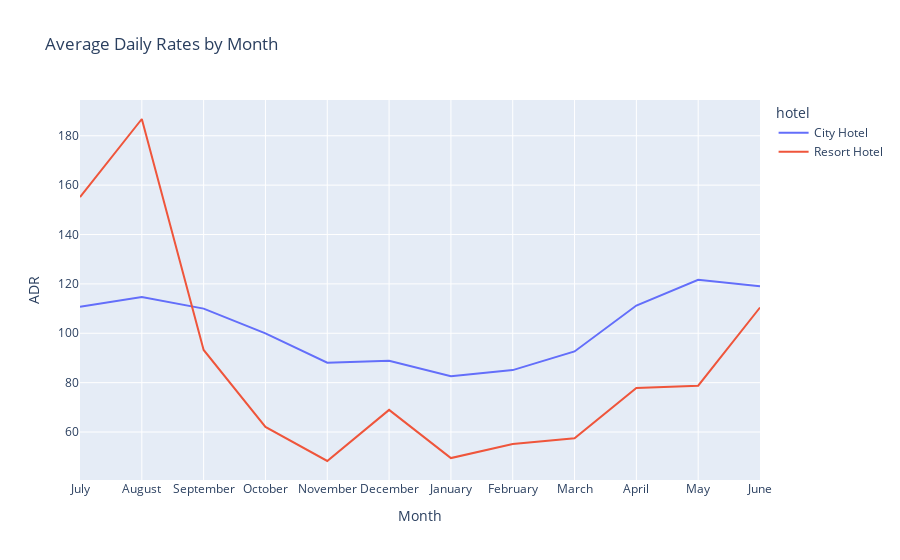

Notebook code for this chart:
### Markdown cell above
Analyzing top revenue-generating countries for hotels

### Code cell
conn_norm = create_connection('hotel_booking_norm.db')
cur = conn_norm.cursor()

sql = """
SELECT
    CASE
        WHEN strftime('%m', arrival_date) = '01' THEN 'January'
        WHEN strftime('%m', arrival_date) = '02' THEN 'February'
        WHEN strftime('%m', arrival_date) = '03' THEN 'March'
        WHEN strftime('%m', arrival_date) = '04' THEN 'April'
        WHEN strftime('%m', arrival_date) = '05' THEN 'May'
        WHEN strftime('%m', arrival_date) = '06' THEN 'June'
        WHEN strftime('%m', arrival_date) = '07' THEN 'July'
        WHEN strftime('%m', arrival_date) = '08' THEN 'August'
        WHEN strftime('%m', arrival_date) = '09' THEN 'September'
        WHEN strftime('%m', arrival_date) = '10' THEN 'October'
        WHEN strftime('%m', arrival_date) = '11' THEN 'November'
        WHEN strftime('%m', arrival_date) = '12' THEN 'December'
    END Month,
    hotel,
    round(avg(adr), 2) as ADR
FROM
    booking
GROUP BY
    Month, hotel
order by arrival_date;
"""

res = pd.read_sql_query(sql, conn_norm)
conn_norm.commit()
conn_norm.close()
# print(res)
fig = px.line(res, x='Month', y='ADR', color='hotel', title='Average Daily Rates by Month')
fig.show()

### Figure 1 — Plotly figure (JSON) as saved in the notebook; plotly's stock layout.template omitted (floating-point values rounded to 4 significant figures)
{"data": [{"hovertemplate": "hotel=City Hotel<br>Month=%{x}<br>ADR=%{y}<extra></extra>", "legendgroup": "City Hotel", "line": {"color": "#636efa", "dash": "solid"}, "marker": {"symbol": "circle"}, "mode": "lines", "name": "City Hotel", "orientation": "v", "showlegend": true, "type": "scatter", "x": ["July", "August", "September", "October", "November", "December", "January", "February", "March", "April", "May", "June"], "xaxis": "x", "y": [110.7, 114.7, 110, 99.97, 88.07, 88.83, 82.63, 85.09, 92.64, 111.2, 121.6, 119.1], "yaxis": "y"}, {"hovertemplate": "hotel=Resort Hotel<br>Month=%{x}<br>ADR=%{y}<extra></extra>", "legendgroup": "Resort Hotel", "line": {"color": "#EF553B", "dash": "solid"}, "marker": {"symbol": "circle"}, "mode": "lines", "name": "Resort Hotel", "orientation": "v", "showlegend": true, "type": "scatter", "x": ["July", "August", "September", "October", "November", "December", "January", "February", "March", "April", "May", "June"], "xaxis": "x", "y": [155.2, 186.8, 93.25, 62.1, 48.27, 68.98, 49.46, 55.17, 57.52, 77.85, 78.76, 110.4], "yaxis": "y"}], "layout": {"legend": {"title": {"text": "hotel"}, "tracegroupgap": 0}, "title": {"text": "Average Daily Rates by Month"}, "xaxis": {"anchor": "y", "domain": [0, 1], "title": {"text": "Month"}}, "yaxis": {"anchor": "x", "domain": [0, 1], "title": {"text": "ADR"}}}}
